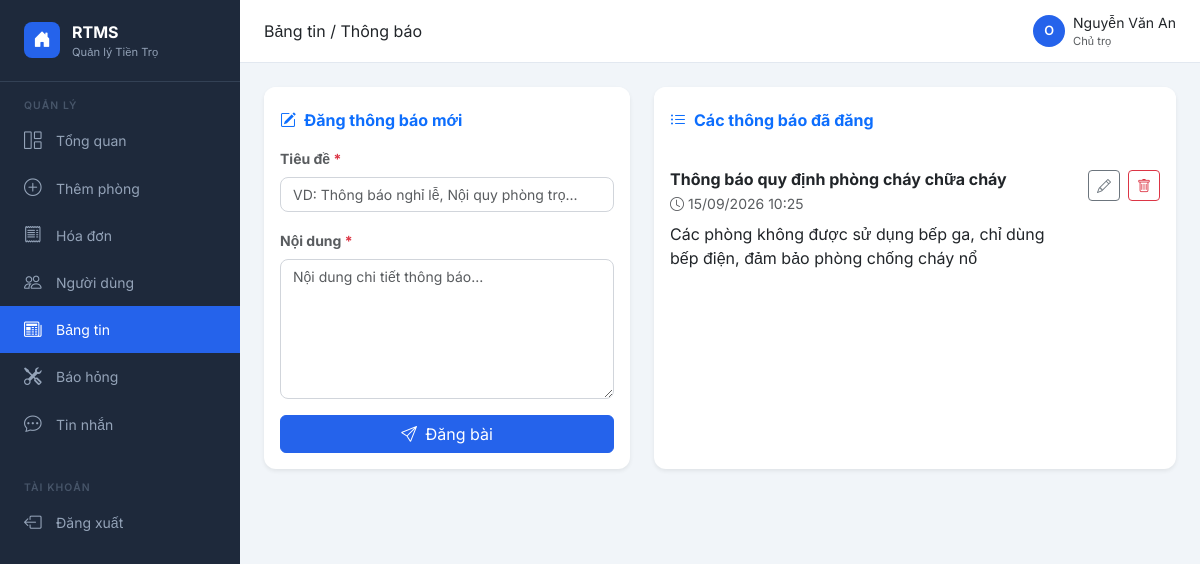
The app's page /posts/ (signed in) with its own data.
### rooms/models.py (models this page shows, shortened)
class Post(models.Model):
    owner = models.ForeignKey(User, on_delete=models.CASCADE, related_name='posts', verbose_name='Chủ trọ')
    title = models.CharField(max_length=255, verbose_name='Tiêu đề')
    content = models.TextField(verbose_name='Nội dung')
    created_at = models.DateTimeField(auto_now_add=True)
    updated_at = models.DateTimeField(auto_now=True)
    class Meta:
        db_table = 'app_post'
        verbose_name = 'Bài viết'
        verbose_name_plural = 'Danh sách bài viết'
        ordering = ['-created_at']

### rooms/views.py (the view, shortened to what this page needs)
# urls.py: path('posts/', views.post_list, name='post_list'),
@login_required
def post_list(request):
    if request.user.profile.is_tenant():
        owner = request.user.profile.owner
        posts = Post.objects.filter(owner=owner) if owner else []
        return render(request, 'rooms/post_tenant.html', {'posts': posts})
    else:
        posts = Post.objects.filter(owner=request.user)
        return render(request, 'rooms/post_owner.html', {'posts': posts})

### accounts/models.py (called while the page is built)
    def is_owner(self):
        return self.role == 'owner'

    def is_tenant(self):
        return self.role == 'tenant'

### templates/rooms/post_owner.html (shortened to what this page needs)
{% extends 'base.html' %}
{% block page_title %}Bảng tin / Thông báo{% endblock %}
{% block content %}
<div class="row">
    <div class="col-md-5 mb-4">
        <div class="card shadow-sm border-0 h-100">
            <div class="card-header bg-white border-0 pt-4 pb-0">
                <h6 class="fw-bold text-primary mb-0"><i class="bi bi-pencil-square me-2"></i>Đăng thông báo mới</h6>
            </div>
            <div class="card-body">
                <form method="POST">
                    <div class="mb-3">
                        <label class="form-label text-muted small fw-bold">Tiêu đề <span class="text-danger">*</span></label>
                        <input type="text" name="title" class="form-control" placeholder="VD: Thông báo nghỉ lễ, Nội quy phòng trọ..." required>
                    </div>
                    <div class="mb-3">
                        <label class="form-label text-muted small fw-bold">Nội dung <span class="text-danger">*</span></label>
                        <textarea name="content" class="form-control" rows="6" placeholder="Nội dung chi tiết thông báo..." required></textarea>
                    </div>
                    <button type="submit" class="btn btn-primary w-100">
                        <i class="bi bi-send me-1"></i> Đăng bài
                    </button>
                </form>
            </div>
        </div>
    </div>
    <div class="col-md-7 mb-4">
        <div class="card shadow-sm border-0 h-100">
            <div class="card-header bg-white border-0 pt-4 pb-0">
                <h6 class="fw-bold text-primary mb-0"><i class="bi bi-list-ul me-2"></i>Các thông báo đã đăng</h6>
            </div>
            <div class="card-body p-0 mt-3">
                {% if posts %}
                <div class="list-group list-group-flush">
                    {% for post in posts %}
                    <div class="list-group-item py-4">
                        <div class="d-flex justify-content-between align-items-start">
                            <div class="me-3">
                                <h6 class="fw-bold mb-1">{{ post.title }}</h6>
                                <p class="text-muted small mb-2"><i class="bi bi-clock me-1"></i>{{ post.created_at|date:"d/m/Y H:i" }}</p>
                                <p class="mb-0 text-dark" style="white-space: pre-wrap;">{{ post.content }}</p>
                            </div>
                            <div class="d-flex gap-2 text-nowrap">
                                <a href="{% url 'post_edit' post.id %}" class="btn btn-sm btn-outline-secondary" title="Sửa">
                                    <i class="bi bi-pencil"></i>
                                </a>
                                <form method="POST" action="{% url 'post_delete' post.id %}" class="d-inline">
                                    <button type="submit" class="btn btn-sm btn-outline-danger" title="Xóa" onclick="return confirm('Chắc chắn xóa thông báo này?');">
                                        <i class="bi bi-trash"></i>
                                    </button>
                                </form>
                            </div>
                        </div>
                    </div>
                    {% endfor %}
                </div>
                {% else %}
                <div class="text-center py-5">
                    <i class="bi bi-newspaper" style="font-size:3rem; color:#d1d5db"></i>
                    <p class="text-muted mt-2">Chưa có bài viết/thông báo nào.</p>
                </div>
                {% endif %}
            </div>
        </div>
    </div>
</div>
{% endblock %}

### templates/base.html (shortened to what this page needs)
<!DOCTYPE html>
<html lang="vi">
<head>
    <link href="https://cdn.jsdelivr.net/npm/bootstrap@5.3.0/dist/css/bootstrap.min.css" rel="stylesheet">
    <link href="https://cdn.jsdelivr.net/npm/bootstrap-icons@1.11.0/font/bootstrap-icons.css" rel="stylesheet">
</head>
<body>
    {% if user.is_authenticated %}
    <nav class="sidebar">
        <div class="sidebar-brand">
            <div class="brand-icon"><i class="bi bi-house-door-fill"></i></div>
            <div>
                <div class="brand-name">RTMS</div>
                <div class="brand-sub">Quản lý Tiền Trọ</div>
            </div>
        </div>
        <div class="sidebar-section-title">Quản lý</div>
        <ul class="nav flex-column">
            {% if user.profile.is_owner %}
                <li class="nav-item">
                    <a href="{% url 'dashboard' %}"
                        class="nav-link {% if request.resolver_match.url_name == 'dashboard' %}active{% endif %}">
                        <i class="bi bi-grid-1x2"></i> Tổng quan
                    </a>
                </li>
                <li class="nav-item">
                    <a href="{% url 'room_create' %}"
                        class="nav-link {% if request.resolver_match.url_name == 'room_create' %}active{% endif %}">
                        <i class="bi bi-plus-circle"></i> Thêm phòng
                    </a>
                </li>
                <li class="nav-item">
                    <a href="{% url 'invoice_list' %}"
                        class="nav-link {% if request.resolver_match.url_name == 'invoice_list' %}active{% endif %}">
                        <i class="bi bi-receipt"></i> Hóa đơn
                    </a>
                </li>
                <li class="nav-item">
                    <a href="{% url 'user_list' %}"
                        class="nav-link {% if request.resolver_match.url_name == 'user_list' %}active{% endif %}">
                        <i class="bi bi-people"></i> Người dùng
                    </a>
                </li>
            {% endif %}
            <li class="nav-item">
                <a href="{% url 'post_list' %}"
                    class="nav-link {% if request.resolver_match.url_name == 'post_list' %}active{% endif %}">
                    <i class="bi bi-newspaper"></i> Bảng tin
                </a>
            </li>
            <li class="nav-item">
                <a href="{% url 'maintenance_list' %}"
                    class="nav-link {% if request.resolver_match.url_name == 'maintenance_list' %}active{% endif %}">
                    <i class="bi bi-tools"></i> Báo hỏng
                </a>
            </li>
            <li class="nav-item">
                <a href="{% url 'chat_view' %}"
                    class="nav-link {% if request.resolver_match.url_name == 'chat_view' %}active{% endif %}">
                    <i class="bi bi-chat-dots"></i> Tin nhắn
                </a>
            </li>
        </ul>
        <div class="sidebar-section-title mt-3">Tài khoản</div>
        <ul class="nav flex-column">
            <li class="nav-item">
                <a href="{% url 'logout' %}" class="nav-link">
                    <i class="bi bi-box-arrow-left"></i> Đăng xuất
                </a>
            </li>
        </ul>
    </nav>
    <div class="main-content">
        <div class="top-bar">
            <div>
                <span class="fw-600 text-dark">{% block page_title %}Tổng quan{% endblock %}</span>
            </div>
            <div class="d-flex align-items-center gap-2">
                <div class="user-avatar">{{ user.username|first|upper }}</div>
                <div>
                    <div class="fw-500 small">{{ user.get_full_name|default:user.username }}</div>
                    <div class="text-muted" style="font-size:0.7rem">
                        {% if user.profile.is_owner %}
                            Chủ trọ
                        {% else %}
                            Người thuê
                        {% endif %}
                    </div>
                </div>
            </div>
        </div>
        <div class="page-content">
    {% else %}
    <div class="container mt-5">
    {% endif %}
        {% block content %}{% endblock %}
    {% if user.is_authenticated %}
        </div>
    </div>
    {% else %}
    </div>
    {% endif %}
</body>
</html>

### templates/base.html (style rules this page uses)
:root { --sidebar-width: 240px; --primary: #2563eb; --primary-dark: #1d4ed8; --sidebar-bg: #1e293b; --sidebar-text: #94a3b8; --sidebar-active: #2563eb; }
* { font-family: 'Inter', sans-serif; }
body { background: #f1f5f9; }
.sidebar { width: var(--sidebar-width); background: var(--sidebar-bg); min-height: 100vh; position: fixed; left: 0; top: 0; z-index: 100; padding-top: 0; }
.sidebar-brand { padding: 1.25rem 1.5rem; border-bottom: 1px solid #334155; display: flex; align-items: center; gap: 0.75rem; }
.sidebar-brand .brand-icon { width: 36px; height: 36px; background: var(--primary); border-radius: 8px; display: flex; align-items: center; justify-content: center; color: white; font-size: 1.1rem; }
.sidebar-brand .brand-name { color: white; font-weight: 700; font-size: 1rem; }
.sidebar-brand .brand-sub { color: var(--sidebar-text); font-size: 0.7rem; }
.sidebar .nav-link { color: var(--sidebar-text); padding: 0.65rem 1.5rem; display: flex; align-items: center; gap: 0.75rem; border-radius: 0; transition: all 0.2s; font-size: 0.875rem; }
.sidebar .nav-link.active { color: white; background: var(--primary); }
.sidebar .nav-link i { font-size: 1.1rem; width: 20px; }
.sidebar-section-title { padding: 1rem 1.5rem 0.25rem; color: #475569; font-size: 0.65rem; text-transform: uppercase; letter-spacing: 0.1em; font-weight: 600; }
.main-content { margin-left: var(--sidebar-width); min-height: 100vh; }
.top-bar { background: white; border-bottom: 1px solid #e2e8f0; padding: 0.75rem 1.5rem; display: flex; align-items: center; justify-content: space-between; }
.page-content { padding: 1.5rem; }
.card { border: 1px solid #e2e8f0; border-radius: 12px; box-shadow: 0 1px 3px rgba(0, 0, 0, 0.05); }
.card-header { background: white; border-bottom: 1px solid #f1f5f9; border-radius: 12px 12px 0 0 !important; }
.form-label { font-weight: 500; font-size: 0.875rem; color: #374151; }
.form-control, .form-select { border-color: #d1d5db; border-radius: 8px; font-size: 0.875rem; }
.btn-primary { background: var(--primary); border-color: var(--primary); }
.user-avatar { width: 32px; height: 32px; border-radius: 50%; background: var(--primary); color: white; display: flex; align-items: center; justify-content: center; font-size: 0.8rem; font-weight: 600; }

### records on screen
Post: title "Thông báo quy định phòng cháy chữa cháy", created_at "15/09/2026 10:25", content "Các phòng không được sử dụng bếp ga, chỉ dùng bếp điện, đảm bảo phòng chống cháy nổ"

### other values on screen
{{ user.username|first|upper }} "O"
{{ user.get_full_name|default:user.username }} "Nguyễn Văn An"
